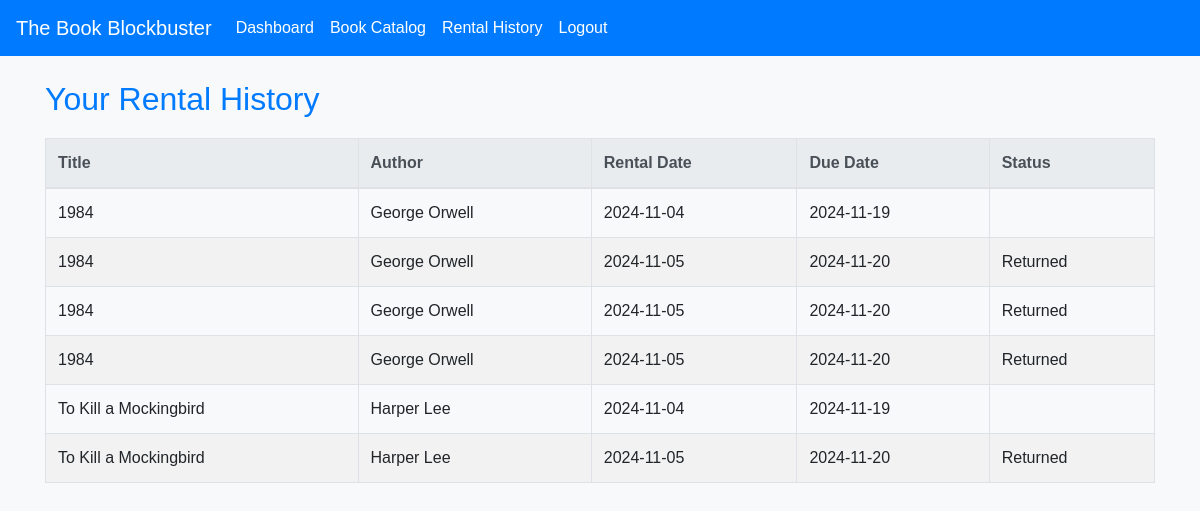
/public/rental_history.php (signed in), run on the app's committed database.
### tables this page shows
CREATE TABLE `rentals` (
  `rental_id` int(11) NOT NULL,
  `user_id` int(11) NOT NULL,
  `book_id` int(11) NOT NULL,
  `rental_date` date NOT NULL,
  `due_date` date NOT NULL,
  `returned` tinyint(1) DEFAULT 0,
  `overdue` tinyint(1) DEFAULT 0,
  `created_at` timestamp NOT NULL DEFAULT current_timestamp(),
  `updated_at` timestamp NOT NULL DEFAULT current_timestamp() ON UPDATE current_timestamp(),
  `status` enum('Rented','Returned','Overdue') NOT NULL DEFAULT 'Rented'
);

CREATE TABLE `books` (
  `book_id` int(11) NOT NULL,
  `title` varchar(255) NOT NULL,
  `author` varchar(100) DEFAULT NULL,
  `genre` varchar(50) DEFAULT NULL,
  `publication_date` date DEFAULT NULL,
  `isbn` varchar(20) DEFAULT NULL,
  `available` tinyint(1) DEFAULT 1,
  `created_at` timestamp NOT NULL DEFAULT current_timestamp(),
  `updated_at` timestamp NOT NULL DEFAULT current_timestamp() ON UPDATE current_timestamp(),
  `availability` enum('Available','Rented') DEFAULT 'Available'
);

### public/rental_history.php (the view, shortened to what this page needs)
<?php
require '../config/db.php';
$user_id = $_SESSION['user_id'];
$sql = "SELECT Rentals.*, Books.title, Books.author FROM Rentals
        JOIN Books ON Rentals.book_id = Books.book_id
        WHERE Rentals.user_id = :user_id";
$stmt = $pdo->prepare($sql);
$stmt->execute([':user_id' => $user_id]);
$rentals = $stmt->fetchAll();
?>
<!DOCTYPE html>
<html lang="en">
<head>
    <link rel="stylesheet" href="https://stackpath.bootstrapcdn.com/bootstrap/4.5.2/css/bootstrap.min.css">
    <link rel="stylesheet" href="../assets/style.css">
</head>
<body>
<nav class="navbar navbar-expand-lg navbar-light">
    <a class="navbar-brand" href="dashboard_customer.php">The Book Blockbuster</a>
    <div class="collapse navbar-collapse" id="navbarNav">
        <ul class="navbar-nav">
            <li class="nav-item">
                <a class="nav-link" href="dashboard_customer.php">Dashboard</a>
            </li>
            <li class="nav-item">
                <a class="nav-link" href="available_books.php">Book Catalog</a>
            </li>
            <li class="nav-item">
                <a class="nav-link" href="rental_history.php">Rental History</a>
            </li>
            <li class="nav-item">
                <a class="nav-link" href="../includes/logout.php">Logout</a>
            </li>
        </ul>
    </div>
</nav>
<div class="container mt-4">
    <h2>Your Rental History</h2>
    <?php if (empty($rentals)): ?>
        <p>You have no rental history available.</p>
    <?php else: ?>
        <table class="table table-bordered">
            <thead class="thead-light">
                <tr>
                    <th>Title</th>
                    <th>Author</th>
                    <th>Rental Date</th>
                    <th>Due Date</th>
                    <th>Status</th>
                </tr>
            </thead>
            <tbody>
                <?php foreach ($rentals as $rental): ?>
                    <tr>
                        <td><?php echo htmlspecialchars($rental['title']); ?></td>
                        <td><?php echo htmlspecialchars($rental['author']); ?></td>
                        <td><?php echo htmlspecialchars($rental['rental_date']); ?></td>
                        <td><?php echo htmlspecialchars($rental['due_date']); ?></td>
                        <td><?php echo htmlspecialchars($rental['status']); ?></td>
                    </tr>
                <?php endforeach; ?>
            </tbody>
        </table>
    <?php endif; ?>
</div>
</body>
</html>

### assets/style.css (style rules this page uses)
body { font-family: Arial, sans-serif; background-color: #f8f9fa; color: #343a40; }
.navbar { background-color: #007bff; }
.navbar-brand, .nav-link { color: white !important; }
h1, h2 { color: #007bff; }
table { width: 100%; margin-top: 20px; }
th, td { text-align: left; padding: 12px; }
th { background-color: #007bff; color: white; }
tr:nth-child(even) { background-color: #f2f2f2; }

### data on the page
rentals: book.title "1984", book.author "George Orwell", rental_date "2024-11-04", due_date "2024-11-19"
rentals: book.title "1984", book.author "George Orwell", rental_date "2024-11-05", due_date "2024-11-20", status "Returned"
rentals: book.title "1984", book.author "George Orwell", rental_date "2024-11-05", due_date "2024-11-20", status "Returned"
rentals: book.title "1984", book.author "George Orwell", rental_date "2024-11-05", due_date "2024-11-20", status "Returned"
rentals: book.title "To Kill a Mockingbird", book.author "Harper Lee", rental_date "2024-11-04", due_date "2024-11-19"
rentals: book.title "To Kill a Mockingbird", book.author "Harper Lee", rental_date "2024-11-05", due_date "2024-11-20", status "Returned"
